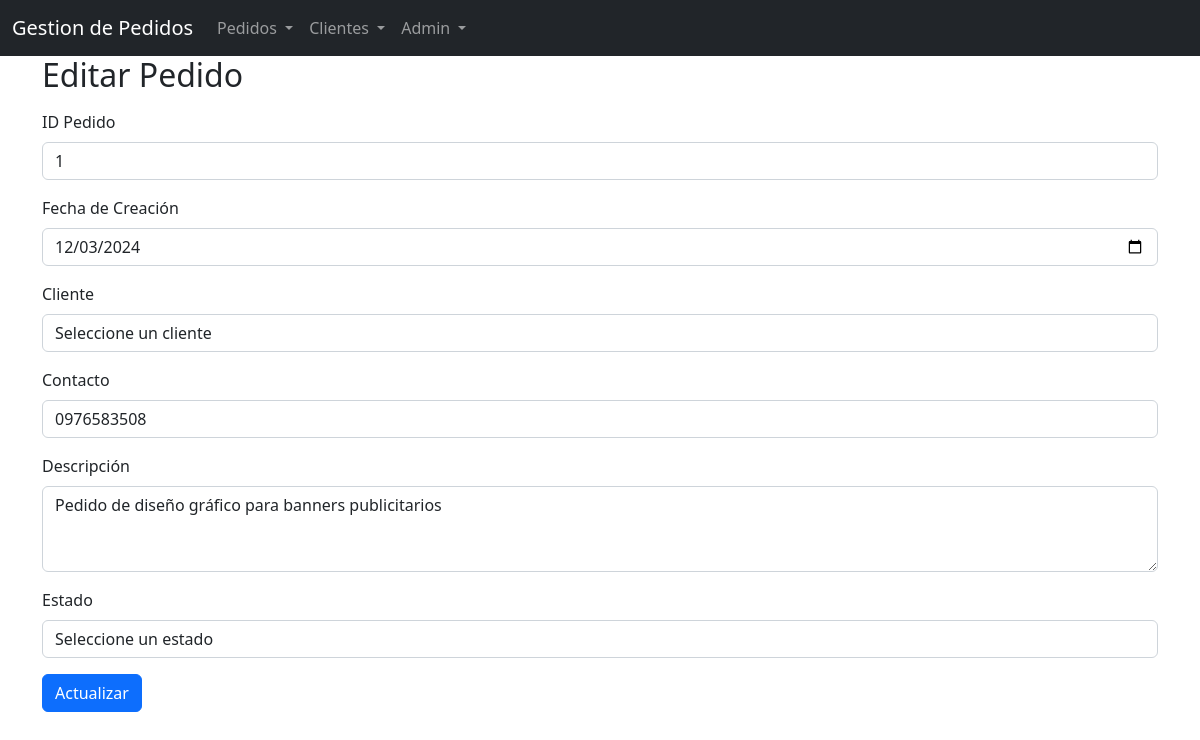
The app's page /view/pedido/edit.php?id=1 (signed in) with its own data.
### tables this page shows
CREATE TABLE pedido (
    id INT AUTO_INCREMENT PRIMARY KEY,
    creado_en DATE,
    id_cliente INT NOT NULL,
    contacto VARCHAR(255),
    descripcion TEXT,
    id_estado INT NOT NULL,
    FOREIGN KEY (id_cliente) REFERENCES cliente (id),
    FOREIGN KEY (id_estado) REFERENCES estado (id)
);

### dao/database.php (called while the page is built, shortened)
<?php
class dataConex
{
    public function conexion()
    {
        try {
            $PDO = new PDO("mysql:host=" . SERVER . ";dbname=" . DATABASE, USER, PASSWORD);
            return $PDO;
        } catch (PDOException $ex) {
            return $ex->getMessage();
        }
    }
}

### controller/pedidoController.php (called while the page is built, shortened)
<?php
class pedidoController
{
    private $model;
    public function __construct()
    {
        require_once(MODEL_PATH . 'pedidoModel.php');
        $this->model = new pedidoModel();
    }
    public function search($id)
    {
        return ($this->model->buscar($id) != false) ? $this->model->buscar($id) :
            header('location: ./index.php');
    }
}

### model/pedidoModel.php (called while the page is built, shortened)
<?php
class pedidoModel
{
    private $PDO;
    public function __construct()
    {
        require_once(DAO_PATH . 'database.php');
        $data = new dataConex();
        $this->PDO = $data->conexion();
    }
    public function buscar($id)
    {
        $sql = 'SELECT p.id, p.creado_en, c.nombre_completo AS cliente, p.contacto, p.descripcion, e.descripcion_estado AS estado
                FROM pedido p
                JOIN cliente c ON p.id_cliente = c.id
                JOIN estado e ON p.id_estado = e.id
                WHERE p.id = :id';
        $statement = $this->PDO->prepare($sql);
        $statement->bindParam(':id', $id);
        return ($statement->execute()) ? $statement->fetch() : false;
    }
}

### view/pedido/edit.php (the view, shortened to what this page needs)
<?php
require_once(CONTROLLER_PATH . 'pedidoController.php');
$pedidoController = new pedidoController();
$idPedido = $_GET['id'];
$pedido = $pedidoController->search($idPedido);
?>
<!DOCTYPE html>
<html lang="es">
<head>
    <link rel="stylesheet" href="../../assets/css/bootstrap.min.css">
</head>
<body>
    <?php require_once(VIEW_PATH . 'navbar/navbar.php'); ?>
    <div class="container">
        <div class="mb-3">
            <h2>Editar Pedido</h2>
        </div>
        <form id="formPedido" action="update.php" method="post" class="g-3 needs-validation" novalidate>
            <div class="mb-3">
                <label for="id" class="form-label">ID Pedido</label>
                <input value="<?= $pedido['id'] ?>" type="text" class="form-control" id="id" name="id" readonly>
            </div>
            <div class="mb-3">
                <label for="creado_en" class="form-label">Fecha de Creación</label>
                <input value="<?= $pedido['creado_en'] ?>" type="date" class="form-control" id="creado_en" name="creado_en" required>
            </div>
            <div class="mb-3">
                <label for="id_cliente" class="form-label">Cliente</label>
                <select class="form-control" name="id_cliente" id="id_cliente" required>
                    <option selected disabled value="">Seleccione un cliente</option>
                </select>
            </div>
            <div class="mb-3">
                <label for="contacto" class="form-label">Contacto</label>
                <input value="<?= $pedido['contacto'] ?>" type="text" class="form-control" id="contacto" name="contacto" required>
            </div>
            <div class="mb-3">
                <label for="descripcion" class="form-label">Descripción</label>
                <textarea class="form-control" id="descripcion" name="descripcion" rows="3" required><?= $pedido['descripcion'] ?></textarea>
            </div>
            <div class="mb-3">
                <label for="id_estado" class="form-label">Estado</label>
                <select class="form-control" name="id_estado" id="id_estado" required>
                    <option selected disabled value="">Seleccione un estado</option>
                </select>
            </div>
            <button type="submit" class="btn btn-primary">Actualizar</button>
        </form>
    </div>
</body>
</html>

### records on screen
pedido: id "1", creado_en "12/03/2024", contacto "0976583508", descripcion "Pedido de diseño gráfico para banners publicitarios"

### other values on screen
$usuario "Admin"
